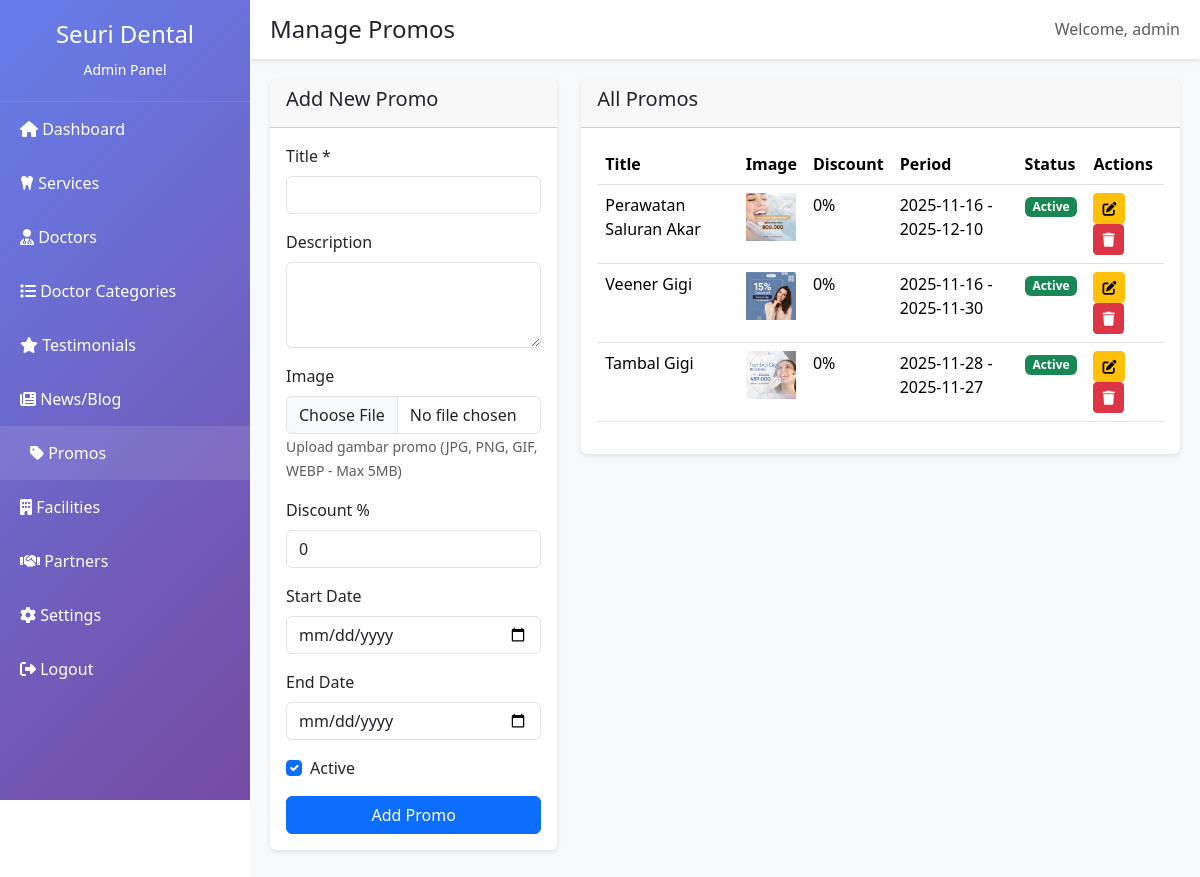
Screenshot of /admin/promos.php (signed in) with the database file from the repository.
### tables this page shows
CREATE TABLE `promos` (
  `id` int(11) NOT NULL,
  `title` varchar(200) NOT NULL,
  `description` text DEFAULT NULL,
  `image` varchar(255) DEFAULT NULL,
  `discount_percentage` int(11) DEFAULT NULL,
  `start_date` date DEFAULT NULL,
  `end_date` date DEFAULT NULL,
  `is_active` tinyint(1) DEFAULT 1,
  `created_at` timestamp NOT NULL DEFAULT current_timestamp(),
  `updated_at` timestamp NOT NULL DEFAULT current_timestamp() ON UPDATE current_timestamp()
);

### admin/db_config.php (called while the page is built, shortened)
<?php
function getDBConnection() {
    $conn = new mysqli(DB_HOST, DB_USER, DB_PASS, DB_NAME);
    $conn->set_charset("utf8mb4");
    return $conn;
}
function fetchAll($sql) {
    $conn = getDBConnection();
    $result = $conn->query($sql);
    $data = [];
    if ($result && $result->num_rows > 0) {
        while ($row = $result->fetch_assoc()) {
            $data[] = $row;
        }
    }
    return $data;
}
?>

### admin/promos.php (the view, shortened to what this page needs)
<?php
require_once 'db_config.php';
$promos = fetchAll("SELECT * FROM promos ORDER BY id DESC");
$edit_data = isset($_GET['edit']) ? fetchOne("SELECT * FROM promos WHERE id=" . intval($_GET['edit'])) : null;
include 'includes/header.php';
?>
<div class="row">
    <div class="col-md-4">
        <div class="card">
            <div class="card-header">
                <h5><?= $edit_data ? 'Edit Promo' : 'Add New Promo' ?></h5>
            </div>
            <div class="card-body">
                <form method="POST" enctype="multipart/form-data">
                    <div class="mb-3">
                        <label class="form-label">Title *</label>
                        <input type="text" name="title" class="form-control"
                               value="<?= htmlspecialchars($edit_data['title'] ?? '') ?>" required>
                    </div>
                    <div class="mb-3">
                        <label class="form-label">Description</label>
                        <textarea name="description" class="form-control" rows="3"><?= htmlspecialchars($edit_data['description'] ?? '') ?></textarea>
                    </div>
                    <div class="mb-3">
                        <label class="form-label">Image</label>
                        <input type="file" name="image" class="form-control" accept="image/*">
                        <small class="text-muted">Upload gambar promo (JPG, PNG, GIF, WEBP - Max 5MB)</small>
                    </div>
                    <div class="mb-3">
                        <label class="form-label">Discount %</label>
                        <input type="number" name="discount_percentage" class="form-control"
                               value="<?= htmlspecialchars($edit_data['discount_percentage'] ?? '0') ?>">
                    </div>
                    <div class="mb-3">
                        <label class="form-label">Start Date</label>
                        <input type="date" name="start_date" class="form-control"
                               value="<?= htmlspecialchars($edit_data['start_date'] ?? '') ?>">
                    </div>
                    <div class="mb-3">
                        <label class="form-label">End Date</label>
                        <input type="date" name="end_date" class="form-control"
                               value="<?= htmlspecialchars($edit_data['end_date'] ?? '') ?>">
                    </div>
                    <div class="mb-3 form-check">
                        <input type="checkbox" name="is_active" class="form-check-input" id="is_active"
                               <?= ($edit_data && $edit_data['is_active']) || !$edit_data ? 'checked' : '' ?>>
                        <label class="form-check-label" for="is_active">Active</label>
                    </div>
                    <button type="submit" class="btn btn-primary w-100">
                        <?= $edit_data ? 'Update' : 'Add' ?> Promo
                    </button>
                </form>
            </div>
        </div>
    </div>
    <div class="col-md-8">
        <div class="card">
            <div class="card-header">
                <h5>All Promos</h5>
            </div>
            <div class="card-body">
                <div class="table-responsive">
                    <table class="table table-hover">
                        <thead>
                            <tr>
                                <th>Title</th>
                                <th>Image</th>
                                <th>Discount</th>
                                <th>Period</th>
                                <th>Status</th>
                                <th>Actions</th>
                            </tr>
                        </thead>
                        <tbody>
                            <?php foreach ($promos as $promo): ?>
                            <tr>
                                <td><?= htmlspecialchars($promo['title']) ?></td>
                                <td>
                                    <?php if ($promo['image']): ?>
                                        <img src="../uploads/promos/<?= htmlspecialchars($promo['image']) ?>"
                                             alt="Image" style="max-width: 50px; max-height: 50px;">
                                    <?php else: ?>
                                        <span class="text-muted">No image</span>
                                    <?php endif; ?>
                                </td>
                                <td><?= $promo['discount_percentage'] ?>%</td>
                                <td><?= $promo['start_date'] ?> - <?= $promo['end_date'] ?></td>
                                <td>
                                    <span class="badge bg-<?= $promo['is_active'] ? 'success' : 'secondary' ?>">
                                        <?= $promo['is_active'] ? 'Active' : 'Inactive' ?>
                                    </span>
                                </td>
                                <td>
                                    <a href="?edit=<?= $promo['id'] ?>" class="btn btn-sm btn-warning">
                                        <i class="fas fa-edit"></i>
                                    </a>
                                    <form method="POST" style="display:inline;" onsubmit="return confirmDelete()">
                                        <button type="submit" class="btn btn-sm btn-danger">
                                            <i class="fas fa-trash"></i>
                                        </button>
                                    </form>
                                </td>
                            </tr>
                            <?php endforeach; ?>
                        </tbody>
                    </table>
                </div>
            </div>
        </div>
    </div>
</div>
<?php include 'includes/footer.php'; ?>

### admin/includes/header.php (style rules this page uses)
:root { --sidebar-width: 250px; --primary-color: #667eea; --secondary-color: #764ba2; }
body { font-family: 'Segoe UI', Tahoma, Geneva, Verdana, sans-serif; }
.card { border: none; box-shadow: 0 2px 4px rgba(0,0,0,0.1); margin-bottom: 20px; }

### rows the page displays
promos: title "Perawatan Saluran Akar", image (picture), discount_percentage "0", start_date "2025-11-16", end_date "2025-12-10", is_active "Active"
promos: title "Veener Gigi", image (picture), discount_percentage "0", start_date "2025-11-16", end_date "2025-11-30", is_active "Active"
promos: title "Tambal Gigi", image (picture), discount_percentage "0", start_date "2025-11-28", end_date "2025-11-27", is_active "Active"

### other values shown
$page_title "Manage Promos"
$_SESSION['admin_username'] "admin"
